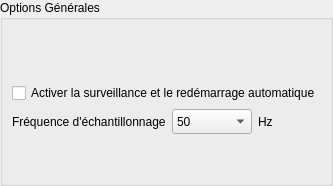
        <widget class="QWidget" name="pgOptions">
         <layout class="QVBoxLayout" name="verticalLayout_11">
          <property name="spacing">
           <number>0</number>
          </property>
          <property name="leftMargin">
           <number>0</number>
          </property>
          <property name="topMargin">
           <number>0</number>
          </property>
          <property name="rightMargin">
           <number>0</number>
          </property>
          <property name="bottomMargin">
           <number>0</number>
          </property>
          <item>
           <widget class="QGroupBox" name="grpOptions">
            <property name="title">
             <string>Options Générales</string>
            </property>
            <layout class="QVBoxLayout" name="verticalLayout_12">
             <item>
              <widget class="QLabel" name="lblOptions">
               <property name="sizePolicy">
                <sizepolicy hsizetype="Fixed" vsizetype="Fixed">
                 <horstretch>0</horstretch>
                 <verstretch>0</verstretch>
                </sizepolicy>
               </property>
               <property name="minimumSize">
                <size>
                 <width>48</width>
                 <height>48</height>
                </size>
               </property>
               <property name="maximumSize">
                <size>
                 <width>48</width>
                 <height>48</height>
                </size>
               </property>
               <property name="text">
                <string/>
               </property>
               <property name="pixmap">
                <pixmap resource="wimustudio2.qrc">:/icons/images/WIMUConfig.png</pixmap>
               </property>
               <property name="scaledContents">
                <bool>true</bool>
               </property>
              </widget>
             </item>
             <item>
              <widget class="QCheckBox" name="chkOptionsWatchdog">
               <property name="cursor">
                <cursorShape>PointingHandCursor</cursorShape>
               </property>
               <property name="toolTip">
                <string>Si activé, si le module cessait de fonctionner, il serait alors automatiquement redémarré comme si on avait effectué un redémarrage matériel sur celui-ci.</string>
               </property>
               <property name="text">
                <string>Activer la surveillance et le redémarrage automatique</string>
               </property>
              </widget>
             </item>
             <item>
              <layout class="QHBoxLayout" name="horizontalLayout_6">
               <item>
                <widget class="QLabel" name="lblOptionsSampling">
                 <property name="text">
                  <string>Fréquence d'échantillonnage</string>
                 </property>
                 <property name="alignment">
                  <set>Qt::AlignLeading|Qt::AlignLeft|Qt::AlignVCenter</set>
                 </property>
                </widget>
               </item>
               <item>
                <widget class="QComboBox" name="cmbOptionsSampling">
                 <property name="sizePolicy">
                  <sizepolicy hsizetype="Fixed" vsizetype="Fixed">
                   <horstretch>0</horstretch>
                   <verstretch>0</verstretch>
                  </sizepolicy>
                 </property>
                 <property name="minimumSize">
                  <size>
                   <width>80</width>
                   <height>25</height>
                  </size>
                 </property>
                 <property name="maximumSize">
                  <size>
                   <width>75</width>
                   <height>16777215</height>
                  </size>
                 </property>
                 <property name="currentIndex">
                  <number>0</number>
                 </property>
                 <item>
                  <property name="text">
                   <string>50</string>
                  </property>
                 </item>
                 <item>
                  <property name="text">
                   <string>100</string>
                  </property>
                 </item>
                 <item>
                  <property name="text">
                   <string>200</string>
                  </property>
                 </item>
                 <item>
                  <property name="text">
                   <string>500</string>
                  </property>
                 </item>
                 <item>
                  <property name="text">
                   <string>1000</string>
                  </property>
                 </item>
                </widget>
               </item>
               <item>
                <widget class="QLabel" name="lblHz">
                 <property name="text">
                  <string>Hz</string>
                 </property>
                </widget>
               </item>
               <item>
                <spacer name="horizontalSpacer_2">
                 <property name="orientation">
                  <enum>Qt::Horizontal</enum>
                 </property>
                 <property name="sizeHint" stdset="0">
                  <size>
                   <width>40</width>
                   <height>20</height>
                  </size>
                 </property>
                </spacer>
               </item>
              </layout>
             </item>
             <item>
              <spacer name="verticalSpacer_3">
               <property name="orientation">
                <enum>Qt::Vertical</enum>
               </property>
               <property name="sizeHint" stdset="0">
                <size>
                 <width>20</width>
                 <height>40</height>
                </size>
               </property>
              </spacer>
             </item>
            </layout>
           </widget>
          </item>
         </layout>
        </widget>
